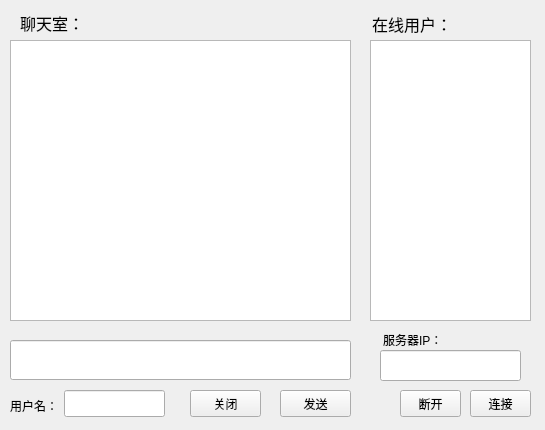
<?xml version="1.0" encoding="UTF-8"?>
<ui version="4.0">
 <class>FeiQ_3</class>
 <widget class="QWidget" name="FeiQ_3">
  <property name="geometry">
   <rect>
    <x>0</x>
    <y>0</y>
    <width>545</width>
    <height>430</height>
   </rect>
  </property>
  <property name="windowTitle">
   <string>FeiQ_3</string>
  </property>
  <widget class="QTextEdit" name="textEdit">
   <property name="geometry">
    <rect>
     <x>10</x>
     <y>40</y>
     <width>341</width>
     <height>281</height>
    </rect>
   </property>
  </widget>
  <widget class="QLineEdit" name="lineEdit">
   <property name="geometry">
    <rect>
     <x>10</x>
     <y>340</y>
     <width>341</width>
     <height>40</height>
    </rect>
   </property>
  </widget>
  <widget class="QListWidget" name="listWidget">
   <property name="geometry">
    <rect>
     <x>370</x>
     <y>40</y>
     <width>161</width>
     <height>281</height>
    </rect>
   </property>
  </widget>
  <widget class="QPushButton" name="pushButton">
   <property name="geometry">
    <rect>
     <x>280</x>
     <y>390</y>
     <width>71</width>
     <height>27</height>
    </rect>
   </property>
   <property name="text">
    <string>发送</string>
   </property>
  </widget>
  <widget class="QPushButton" name="pushButton_2">
   <property name="geometry">
    <rect>
     <x>190</x>
     <y>390</y>
     <width>71</width>
     <height>27</height>
    </rect>
   </property>
   <property name="text">
    <string>关闭</string>
   </property>
  </widget>
  <widget class="QLineEdit" name="lineEdit_server">
   <property name="geometry">
    <rect>
     <x>380</x>
     <y>350</y>
     <width>141</width>
     <height>31</height>
    </rect>
   </property>
  </widget>
  <widget class="QPushButton" name="pushButton_in">
   <property name="geometry">
    <rect>
     <x>470</x>
     <y>390</y>
     <width>61</width>
     <height>27</height>
    </rect>
   </property>
   <property name="text">
    <string>连接</string>
   </property>
  </widget>
  <widget class="QPushButton" name="pushButton_out">
   <property name="geometry">
    <rect>
     <x>400</x>
     <y>390</y>
     <width>61</width>
     <height>27</height>
    </rect>
   </property>
   <property name="text">
    <string>断开</string>
   </property>
  </widget>
  <widget class="QLabel" name="label">
   <property name="geometry">
    <rect>
     <x>20</x>
     <y>8</y>
     <width>91</width>
     <height>31</height>
    </rect>
   </property>
   <property name="text">
    <string>&lt;!DOCTYPE HTML PUBLIC &quot;-//W3C//DTD HTML 4.0//EN&quot; &quot;http://www.w3.org/TR/REC-html40/strict.dtd&quot;&gt;
&lt;html&gt;&lt;head&gt;&lt;meta name=&quot;qrichtext&quot; content=&quot;1&quot; /&gt;&lt;style type=&quot;text/css&quot;&gt;
p, li { white-space: pre-wrap; }
&lt;/style&gt;&lt;/head&gt;&lt;body style=&quot; font-family:'Sans'; font-size:10pt; font-weight:400; font-style:normal;&quot;&gt;
&lt;p style=&quot; margin-top:0px; margin-bottom:0px; margin-left:0px; margin-right:0px; -qt-block-indent:0; text-indent:0px;&quot;&gt;&lt;span style=&quot; font-size:12pt;&quot;&gt;聊天室：&lt;/span&gt;&lt;/p&gt;&lt;/body&gt;&lt;/html&gt;</string>
   </property>
  </widget>
  <widget class="QLabel" name="label_2">
   <property name="geometry">
    <rect>
     <x>372</x>
     <y>12</y>
     <width>91</width>
     <height>21</height>
    </rect>
   </property>
   <property name="text">
    <string>&lt;!DOCTYPE HTML PUBLIC &quot;-//W3C//DTD HTML 4.0//EN&quot; &quot;http://www.w3.org/TR/REC-html40/strict.dtd&quot;&gt;
&lt;html&gt;&lt;head&gt;&lt;meta name=&quot;qrichtext&quot; content=&quot;1&quot; /&gt;&lt;style type=&quot;text/css&quot;&gt;
p, li { white-space: pre-wrap; }
&lt;/style&gt;&lt;/head&gt;&lt;body style=&quot; font-family:'Sans'; font-size:10pt; font-weight:400; font-style:normal;&quot;&gt;
&lt;p style=&quot; margin-top:0px; margin-bottom:0px; margin-left:0px; margin-right:0px; -qt-block-indent:0; text-indent:0px;&quot;&gt;&lt;span style=&quot; font-size:12pt;&quot;&gt;在线用户：&lt;/span&gt;&lt;/p&gt;&lt;/body&gt;&lt;/html&gt;</string>
   </property>
  </widget>
  <widget class="QLabel" name="label_3">
   <property name="geometry">
    <rect>
     <x>383</x>
     <y>324</y>
     <width>111</width>
     <height>31</height>
    </rect>
   </property>
   <property name="text">
    <string>服务器IP：</string>
   </property>
  </widget>
  <widget class="QLabel" name="label_map">
   <property name="geometry">
    <rect>
     <x>0</x>
     <y>0</y>
     <width>545</width>
     <height>430</height>
    </rect>
   </property>
   <property name="text">
    <string/>
   </property>
  </widget>
  <widget class="QLabel" name="label_4">
   <property name="geometry">
    <rect>
     <x>10</x>
     <y>390</y>
     <width>51</width>
     <height>31</height>
    </rect>
   </property>
   <property name="text">
    <string>用户名：</string>
   </property>
  </widget>
  <widget class="QLineEdit" name="lineEdit_name">
   <property name="geometry">
    <rect>
     <x>64</x>
     <y>390</y>
     <width>101</width>
     <height>27</height>
    </rect>
   </property>
  </widget>
  <zorder>label_map</zorder>
  <zorder>textEdit</zorder>
  <zorder>lineEdit</zorder>
  <zorder>listWidget</zorder>
  <zorder>pushButton</zorder>
  <zorder>pushButton_2</zorder>
  <zorder>lineEdit_server</zorder>
  <zorder>pushButton_in</zorder>
  <zorder>pushButton_out</zorder>
  <zorder>label</zorder>
  <zorder>label_2</zorder>
  <zorder>label_3</zorder>
  <zorder>label_4</zorder>
  <zorder>lineEdit_name</zorder>
 </widget>
 <layoutdefault spacing="6" margin="11"/>
 <resources/>
 <connections/>
</ui>
